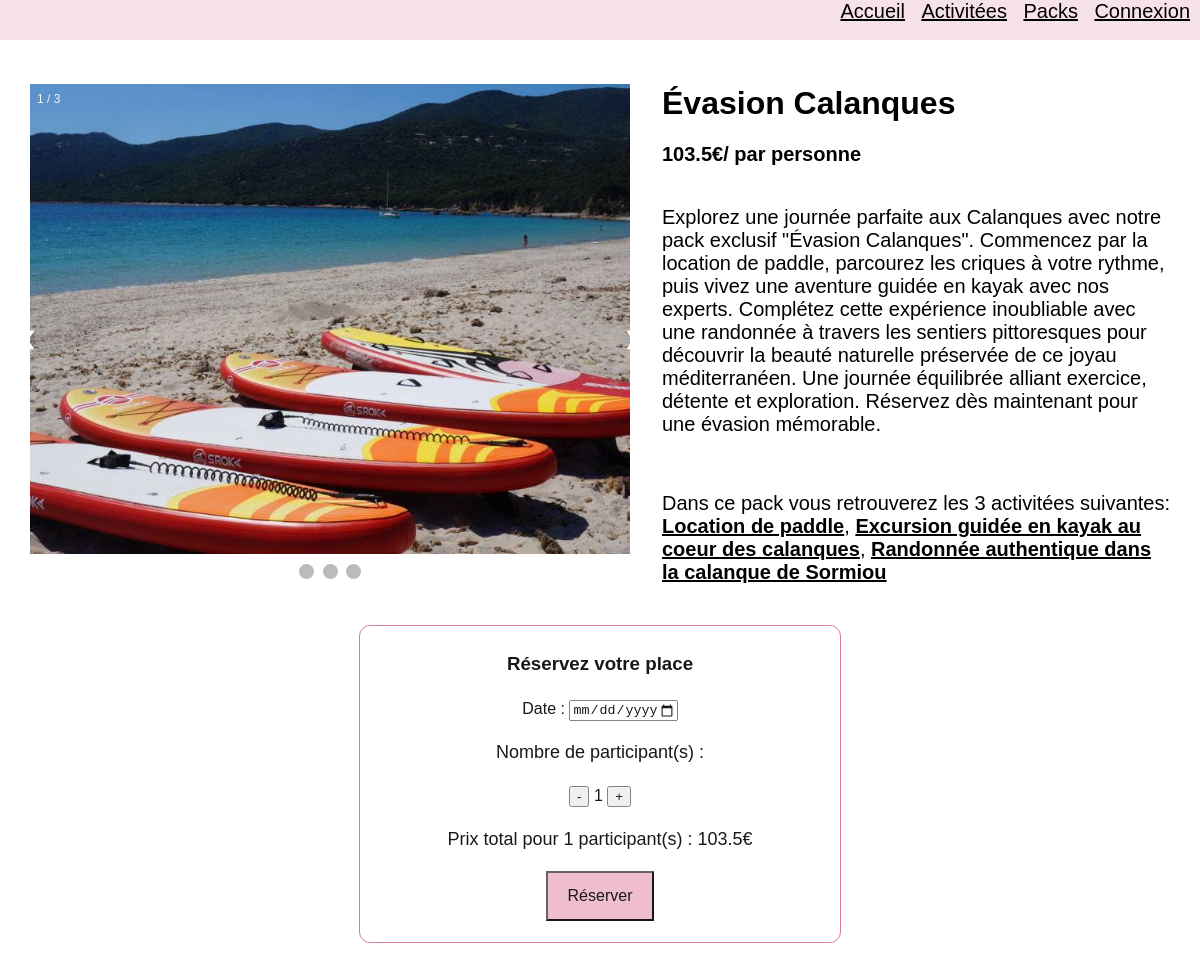
/pack/1/, run on the app's committed database.
### MarseilleInsiderApp/models.py (models this page shows, shortened)
class Contient(models.Model):
    id_loisir=models.ForeignKey(Loisir, on_delete=models.CASCADE)
    id_pack=models.ForeignKey(Pack, on_delete=models.CASCADE)

class Pack(models.Model):
    id_pack = models.AutoField(primary_key=True)
    nom_pack = models.CharField(max_length=255, verbose_name="Nom du pack")
    nombre_loisirs = models.IntegerField(validators=[validate_nombre_format], verbose_name="Nombre")
    description = models.TextField(verbose_name="Description du loisir")
    prix_pack= models.IntegerField(verbose_name="Prix du pack")
    def prix_du_pack(self):
        loisirs_du_pack = self.contient_set.select_related('id_loisir__prix_fournisseur').all()
        prix_reduit = sum(loisir.id_loisir.prix_fournisseur.prix_fournisseur * 0.9 for loisir in loisirs_du_pack)
        return prix_reduit
    def get_ids_activites_du_pack(self):
        return list(self.contient_set.values_list('id_loisir', flat=True))
    def get_ids_and_noms_activites_du_pack(self):
        ids_activites = self.get_ids_activites_du_pack()
        id_nom_tuples = []
        for id_loisir in ids_activites:
            try:
                loisir = Loisir.objects.get(id_loisir=id_loisir)
                id_nom_tuples.append((id_loisir, loisir.nom_loisir))
            except Loisir.DoesNotExist:
                id_nom_tuples.append((id_loisir, f"Loisir #{id_loisir} non trouvé"))
        return id_nom_tuples
    def calcul_prix_total(self, nombre_personnes):
        prix_du_pack=self.prix_du_pack()
        if isinstance(nombre_personnes, int):
            prix_total = prix_du_pack * nombre_personnes
            return prix_total
        else:
            return None

class Loisir(models.Model):
    SAISON_CHOICES = [
        ('ETE', 'en Été'),
        ('HIVER', 'en Hiver'),
        ('AUTOMNE', 'en Automne'),
        ('PRINTEMPS', 'au Printemps'),
        ('TA',"toute l'Année")
    ]
    id_loisir = models.AutoField(primary_key=True)
    nom_loisir = models.CharField(max_length=255, verbose_name="Nom du loisir")
    num_voie = models.IntegerField(verbose_name="Numéro de la voie")
    nom_voie = models.CharField(max_length=50, verbose_name="Nom de la voie")
    code_postal = models.IntegerField(verbose_name="Code postale")
    ville = models.CharField(max_length=50, verbose_name="Ville")
    categorie = models.ForeignKey(Catégorie, on_delete=models.CASCADE)
    id_fournisseur = models.ForeignKey(Fournisseur, on_delete=models.CASCADE)
    prix_fournisseur = models.ForeignKey(Prix, on_delete=models.CASCADE)
    saisons = models.CharField(max_length=10, choices=SAISON_CHOICES, verbose_name="Saison")
    description=models.TextField(verbose_name="Description du loisir")

class Prix(models.Model):
    id_prix = models.AutoField(primary_key=True)
    prix_fournisseur = models.IntegerField(verbose_name="Prix fournisseur")

### MarseilleInsiderApp/views.py (the view)
# urls.py: path('pack/<int:id_pack>/',vw_pack),
def vw_pack(request, id_pack):
    pack = Pack.objects.get(id_pack=id_pack)
    contient = Contient.objects.filter(id_pack=id_pack)
    nombre_personnes = int(request.GET.get('nombre_participants', 1))
    prix_total = pack.calcul_prix_total(nombre_personnes)
    all_pack = Pack.objects.all
    context = {
        'pack': pack,
        'contient': contient,
        'nombre_personnes': nombre_personnes,
        'prix_total': prix_total,
        'all_pack': all_pack,
    }
    return render(request, 'pack_page.html', context)

### MarseilleInsiderApp/templates/pack_page.html (shortened to what this page needs)
{% extends 'base_extension.html' %}
{% load static %}
{% block content %}
    <div class="info-reservation-container">
        <div class="slideshow-container">
            {% for content in contient %}
        <div class="mySlides fade" style="display: {% if forloop.first %}block{% else %}none{% endif %};">
        <div class="numbertext">1 / 3</div>
        <img src="{% static 'images/loisirs/'%}{{content.id_loisir.id_loisir}}/1.jpeg" class="slide-image"">
         </div>
            {% endfor %}
        <a class="prev" onclick="plusSlides(-1)">&#10094;</a>
        <a class="next" onclick="plusSlides(1)">&#10095;</a>
        <div class="dot-container" style="text-align: center; position: relative; margin-top: 10px;">
        <span class="dot" onclick="currentSlide(1)"></span>
        <span class="dot" onclick="currentSlide(2)"></span>
        <span class="dot" onclick="currentSlide(3)"></span>
        </div>
        </div>
     <div class="info-container">
        <div class="activity_data">
         <h1>{{ pack.nom_pack }}</h1>
            <h3>{{ pack.prix_du_pack }}€/ par personne</h3>
            <p class="description_activity"> {{ pack.description }}</p>        <p></p>
            <p class="description_activity">Dans ce pack vous retrouverez les {{ pack.nombre_loisirs}} activitées suivantes:
    {% for id_loisir, nom_loisir in pack.get_ids_and_noms_activites_du_pack %}
        <a class="custom-link" href="{% url 'activity_detail' id_loisir=id_loisir %}">{{ nom_loisir }}</a>{% if not forloop.last %}, {% endif %}
    {% endfor %}
</div>
</div>
        </div>
         <div class="reservation-container">
        <h3>Réservez votre place</h3>
        <label for="reservationDate">Date :</label>
        <input type="date" id="reservationDate" name="reservationDate"  min="2023-11-22" max="2024-12-31">
        <p class="description">Nombre de participant(s) :</p>
        <button class="counter-button" id="decreaseParticipants" onclick="">-</button>
        <span id="participantsValue">{{ nombre_personnes }}</span>
        <button class="counter-button" id="increaseParticipants">+</button>
        <p class="prix-total">Prix total pour {{ nombre_personnes }} participant(s) : {{ prix_total }}€</p>
         <form method="post" action="{% url 'acheter_pack' pack.id_pack %}">
        <input type="submit" class="reserve-button" value="Réserver">
            </form>
         </div>
{% endblock %}

### MarseilleInsiderApp/static/css/activity.css (style rules this page uses)
body { font-family: Arial, sans-serif; margin: 0; padding: 0; text-align: center; }
.reservation-container { background-color: white; text-align: center; align-self: center; box-sizing: border-box; outline: 1px solid palevioletred; margin-left: 30%; margin-right: 30%; width: 40%; border-radius: 10px; opacity: 0.9; padding: 5px; line-height: 1.5; margin-bottom: 20px; }
.slide-image { width: 600px; height: 470px; object-fit: cover; }
.prix-total { font-size: 18px; }
.description { font-size: 18px; }
.activity_data { flex: 1; margin-right: 5%; text-align: left; : 2%; }
.description_activity { display: inline-block; flex: 1; margin-right: 1px; font-size: 20px; font-weight: normal; }
.activity_data h3 { font-size: 20px; }
.info-reservation-container { display: flex; justify-content: space-between; margin-bottom: 20px; }
.slideshow-container { max-width: 55%; height: 500px; width: 650px; position: relative; margin:auto; overflow: hidden; }
.info-container { display: flex; align-items: center; max-width: 45%; box-sizing: border-box; padding: 2px; }
.mySlides { display: none; flex: 1; max-width: 100%; }
.prev, .next { cursor: pointer; position: absolute; top: 50%; width: auto; margin-top: -22px; padding: 16px; color: white; font-weight: bold; font-size: 18px; transition: 0.6s ease; border-radius: 0 3px 3px 0; user-select: none; }
.next { right: 0; border-radius: 3px 0 0 3px; }
.prev { left: 0; border-radius: 3px 0 0 3px; }
.numbertext { color: #f2f2f2; font-size: 12px; padding: 8px 12px; position: absolute; top: 0; left: 20px }
.dot { cursor: pointer; height: 15px; width: 15px; margin: 0 2px; background-color: #bbb; border-radius: 50%; display: inline-block; transition: background-color 0.6s ease; }
.reserve-button { color: black; font-size: 16px; padding: 14px 20px; position: relative; text-decoration: none; user-select: none; -webkit-user-select: none; touch-action: manipulation; background-color: rgba(219, 112, 147, 0.5); }
.reserve-button:before { background-color: snow; }
.custom-link { font-weight: bold; color: black; }

### data on the page
Pack: nom_pack "Évasion Calanques", prix_du_pack "103.5", description "Explorez une journée parfaite aux Calanques avec notre pack exclusif \"Évasion Calanques\". Commencez par la location de paddle, parcourez les criques à votre rythme, puis vivez une aventure guidée en kayak avec nos experts. Complétez cette expérience inoubliable avec une randonnée à travers les sentiers pittoresques pour découvrir la beauté naturelle préservée de ce joyau méditerranéen. Une journée équilibrée alliant exercice, détente et exploration. Réservez dès maintenant pour une évasion mémorable.", nombre_loisirs "3"
Loisir: get_ids_and_noms_activites_du_pack "Location de paddle"
Loisir: get_ids_and_noms_activites_du_pack "Excursion guidée en kayak au coeur des calanques"
Loisir: get_ids_and_noms_activites_du_pack "Randonnée authentique dans la calanque de Sormiou"

### other printed values
{{ nombre_personnes }} "1"
{{ prix_total }} "103.5"
